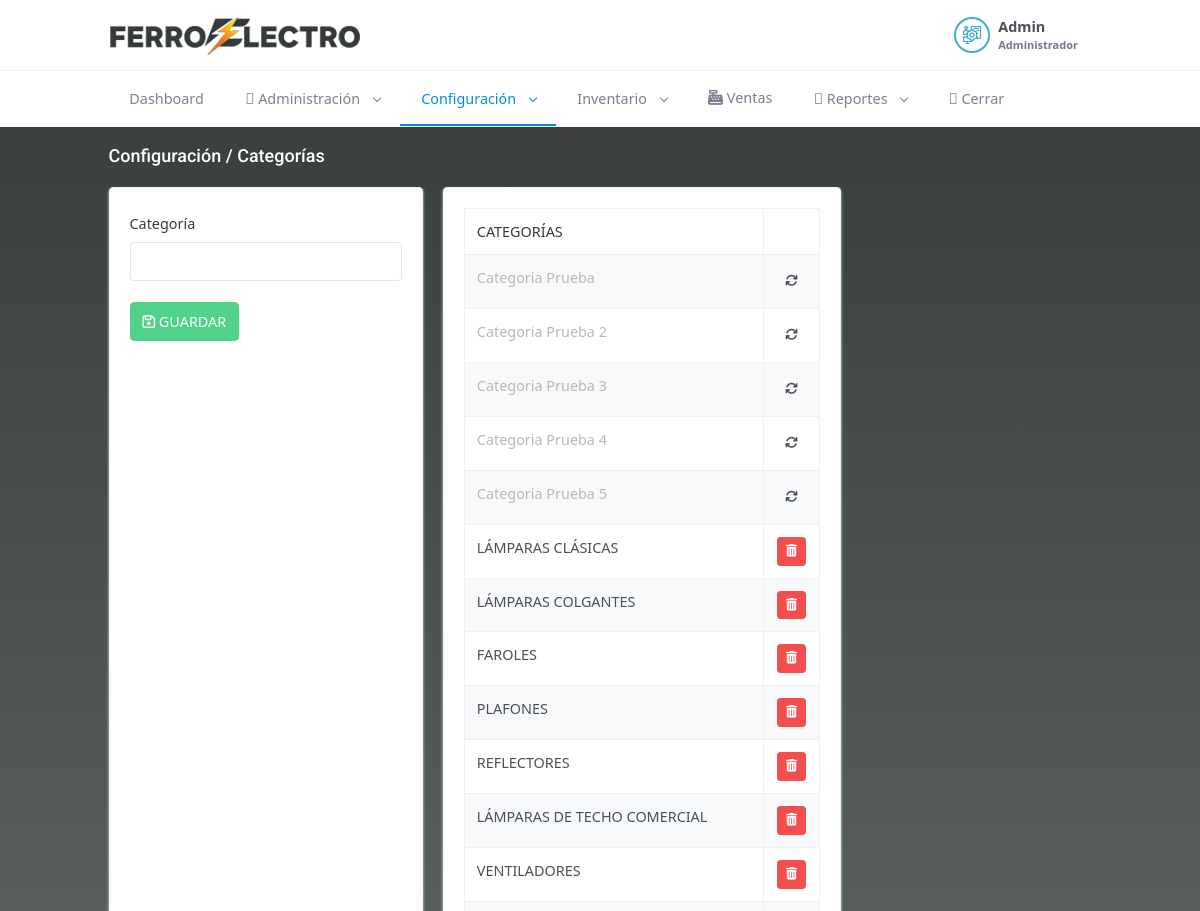
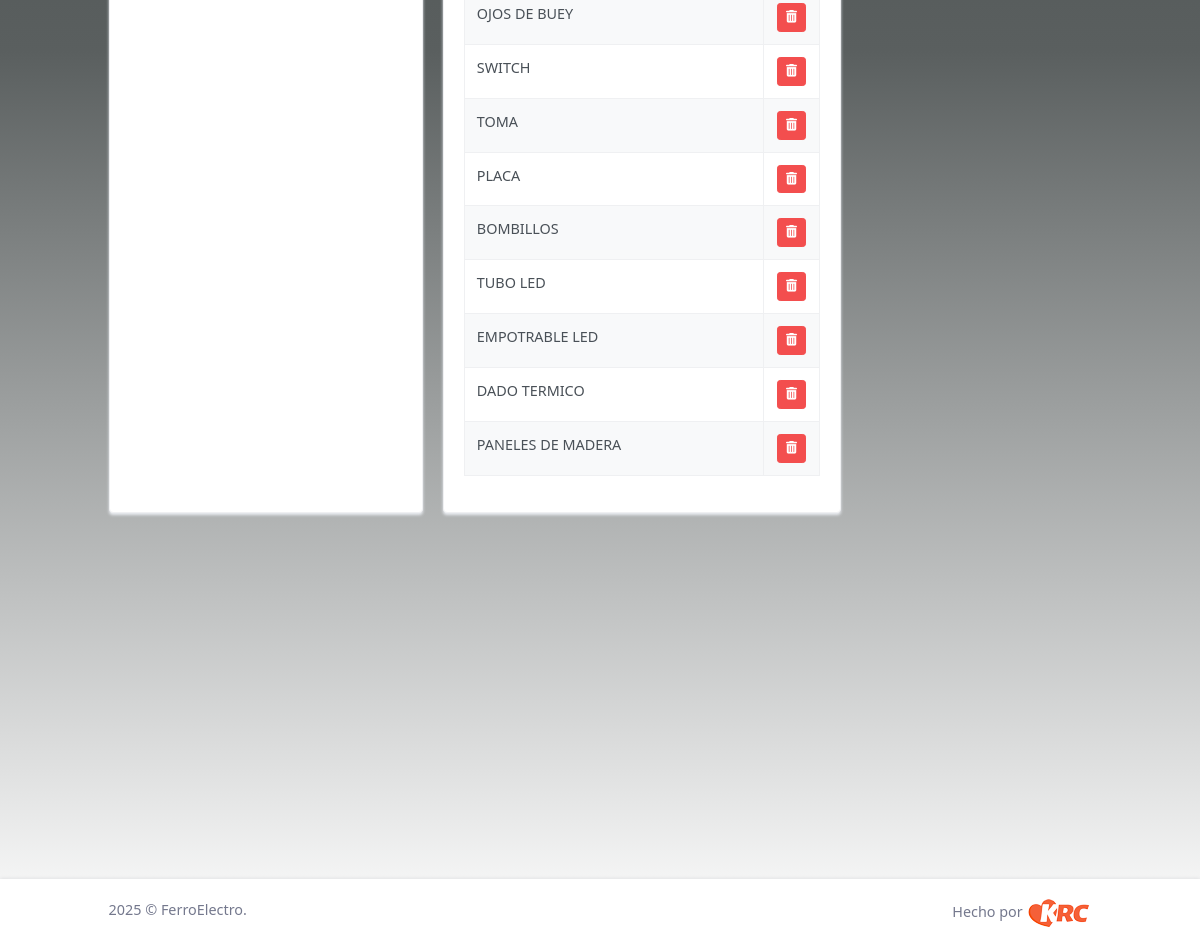
/index.php/configuracion/categorias (signed in), run on the app's committed database (2 pictures, top to bottom).
### tables this page shows
CREATE TABLE `categorias` (
  `id` int(11) NOT NULL,
  `categoria` varchar(200) NOT NULL,
  `status` int(11) NOT NULL DEFAULT 1
);

### application/controllers/configuracion/Categorias.php (called while the page is built, shortened)
<?php
class Categorias extends CI_Controller {
	public function index()
	{
        $d['title'] = 'Configuración';
        $h['title'] =  $d['title'];
		$d['msg'] = '';
		$d['categorias'] = $this->model->all_categorias_all_status();
        $this->load->view('header_view', $h);
		$this->load->view('configuracion/categorias_view', $d);
        $this->load->view('footer_view', $h);
	}
}

### index.php (called while the page is built, shortened)
<?php
require_once BASEPATH.'core/CodeIgniter.php';

### application/models/Model.php (called while the page is built, shortened)
<?php
class Model extends CI_Model
{
  public function all_categorias_all_status(){
    $q= $this
        ->db
        ->select('*')
	      ->from('categorias')
        ->group_by('categorias.id')
        ->get();
    if($q->num_rows() > 0) {
      return $q->result_array();
    }
    return array();
  }
}

### application/views/configuracion/categorias_view.php (the view, shortened to what this page needs)
<div class="main-content">
    <div class="page-content">
        <div class="container-fluid">
            <div class="row">
                <div class="col-12">
                    <div class="page-title-box d-flex align-items-center justify-content-between">
                        <h4 class="mb-0"><?= $title . ' / Categorías' ?></h4>
                    </div>
                </div>
            </div>
            <div class="row">
                <div class="col-xl-4">
                    <div class="card card-h-100">
                        <div class="card-body">
                            <form method="POST" class="form">
                                <div class="form-group">
                                    <label for="nombre">Categoría</label>
                                    <input type="text" class="form-control" name="categoria" required="true" autocomplete="off">
                                </div>
                                <br>
                                <div class="form-group">
                                    <button class="btn btn-success" type="submit" name="guardar"><i class="fa fa-save"></i> GUARDAR</button>
                                </div>
                            </form>
                        </div>
                    </div>
                </div>
                <div class="col-xl-5">
                    <div class="card card-h-100">
                        <div class="card-body">
                            <div class="table-responsive">
                                <table class="table table-striped table-bordered table-condensed table-hovered" style="width:100%">
                                    <thead>
                                        <tr>
                                            <th>CATEGORÍAS</th>
                                            <th class="no-print"></th>
                                        </tr>
                                    </thead>
                                    <tbody>
                                        <?php
                                        foreach($categorias as $c){
                                        ?>
                                        <tr <?= ($c['status'] == 0)?'style="color: #b8b8b8;"':'' ?>>
                                            <td><?= $c['categoria'] ?></td>
                                            <?php
                                            if($c['status'] == 0){
                                            ?>
                                            <td class="no-print" style="text-align: center; width: 50px;">
                                                <a href="<?= base_url('configuracion/categorias/reactivar_categoria/' . $c['id']) ?>" class="btn btn-sm btn-default"><i class="fa fa-refresh"></i></a>
                                            </td>
                                            <?php
                                            }else{
                                            ?>
                                            <td class="no-print" style="text-align: center; width: 40px;">
                                                <a href="<?= base_url('configuracion/categorias/eliminar_categoria/' . $c['id']) ?>" class="btn btn-sm btn-danger"><i class="fa fa-trash"></i></a>
                                            </td>
                                            <?php
                                            }
                                            ?>
                                        </tr>
                                        <?php
                                        }
                                        ?>
                                    </tbody>
                                </table>
                            </div>
                        </div>
                    </div>
                </div>
            </div>
        </div>
    </div>

### assets/login/css/login.css (style rules this page uses)
#bodyall { background: #343b3a; background: -moz-linear-gradient(180deg, #343b3a 0%, #5a5f5f 52%, rgba(255,255,255,1) 100%); background: -webkit-linear-gradient(180deg, #343b3a 0%, #5a5f5f 52%, rgba(255,255,255,1) 100%); background: linear-gradient(180deg, #343b3a 0%, #5a5f5f 52%, rgba(255,255,255,1) 100%); filter: progid:DXImageTransform.Microsoft.gradient(startColorstr="#343b3a",endColorstr="#ffffff",GradientType=1); }
.page-title-box > h4 { color: #fff !important; }
label, th { color: #343b3a; }

### application/views/header_view.php (style rules this page uses)
label { margin-top: 5px; }

### data on the page
categorias: categoria "Categoria Prueba"
categorias: categoria "Categoria Prueba 2"
categorias: categoria "Categoria Prueba 3"
categorias: categoria "Categoria Prueba 4"
categorias: categoria "Categoria Prueba 5"
categorias: categoria "LÁMPARAS CLÁSICAS"
categorias: categoria "LÁMPARAS COLGANTES"
categorias: categoria "FAROLES"
categorias: categoria "PLAFONES"
categorias: categoria "REFLECTORES"
categorias: categoria "LÁMPARAS DE TECHO COMERCIAL"
categorias: categoria "VENTILADORES"
categorias: categoria "OJOS DE BUEY"
categorias: categoria "SWITCH"
categorias: categoria "TOMA"
categorias: categoria "PLACA"
categorias: categoria "BOMBILLOS"
categorias: categoria "TUBO LED"
categorias: categoria "EMPOTRABLE LED"
categorias: categoria "DADO TERMICO"
categorias: categoria "PANELES DE MADERA"

### other printed values
$_SESSION['nombre'] "Admin"
$_SESSION['rolname'] "Administrador"
$title "Configuración"
